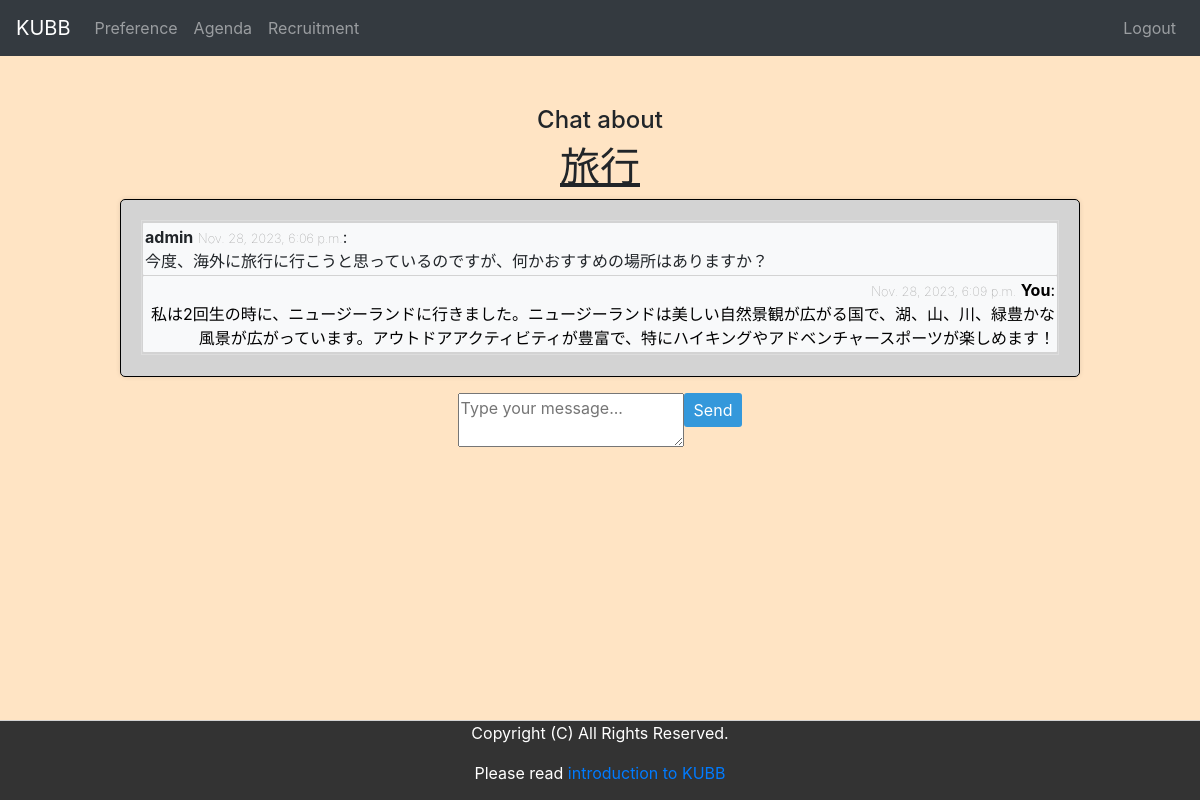
Screenshot of /preference_groupchat/旅行 (signed in) with the database file from the repository.
### dream/models.py (models this page shows, shortened)
class Preference_GroupMessage(models.Model):
    title = models.ForeignKey(Preference,null=False,db_column='title', to_field='title', on_delete=models.CASCADE, default='title')
    username = models.CharField(max_length=100,default='usernname')
    message = models.TextField(max_length=200,  null =True, default='default_message')
    timestamp = models.DateTimeField(auto_now=True)

### dream/views.py (the view)
# urls.py: path('preference_groupchat/<str:room_name>', views.preference_groupchat, name='preference_groupchat'),
@login_required
def preference_groupchat(request, room_name):
    if request.method == 'POST':
        username = request.user.username
        message = request.POST.get('message')
        title = Preference.objects.get(title=room_name)
        preference = Preference_GroupMessage(title = title, username=username, message=message)
        preference.save()
    messages = Preference_GroupMessage.objects.filter(title=room_name)
    context = {'messages': messages,
               'room_name':room_name,
               }
    return render(request, 'dream/preference_groupchat.html', context)

### dream/templates/dream/preference_groupchat.html (shortened to what this page needs)
{% extends "dream/base.html" %}
{% block content %}
<div class="center-content">
    <h4>Chat about</h4> <h1>{{ room_name }}</h1>
    <div id="messages" class="boxed-content">
            <div id="message-list" class="chat-messages">
                {% for message in messages %}
                    {% if message.username == user.username %}
                        <div class="message sent">
                            <span class="timestamp">{{ message.timestamp }}</span>
                            <span class="username">You</span>: <div id="body-message" class="overflow-wrap">{{ message.message }}</div>
                        </div>
                    {% else %}
                        <div class="message received">
                            <span class="username">{{ message.username }}</span> <span class="timestamp">{{ message.timestamp }}</span>:  <div id="body-message" class="overflow-wrap">{{ message.message }}</div>
                        </div>
                    {% endif %}
                {% endfor %}
            </div>
    </div>
            <form method ="POST" enctype =" multipart/form-data" action="">{% csrf_token %}
                    <div class="chat-input">
                            <textarea id="message" name="message" maxlength="400" placeholder="Type your message..."></textarea>
                            <button id="send-button">Send</button>
                    </div>
            </form>
</div>
{% endblock %}

### dream/templates/dream/preference_groupchat.html (style rules this page uses)
.boxed-content { width: 80%; margin: 0 auto; padding: 10px; border: 1px solid #ccc; border-radius: 5px; box-shadow: 0px 0px 5px rgba(0, 0, 0, 0.1); overflow-y: auto; max-height: 500px; box-sizing: border-box; }
.chat-messages { border: 1px solid #ddd; padding: 1px; margin-bottom: 1px; }
.message.sent span.timestamp { font-size: 0.8em; color: #888; font-weight: lighter; }
.message.received span.timestamp { font-size: 0.8em; color: #888; font-weight: lighter; }
.message { padding: 2px; margin: 1px 0; border-radius: 1px; }
.message.sent { background-color: #f8f9fa; color: black; text-align: right; }
.message.received { background-color: #f8f9fa; text-align: left; }
.username { font-weight: bold; }
.chat-input input, .chat-input button { padding: 5px 10px; text-align:left; margin-left: 0 0 0 auto; float: right; resize: vertical; }
#body-message { white-space: pre-wrap; overflow-wrap: break-word; }
#send-button { background-color: #3498db; color: white; border: none; border-radius: 3px; cursor: pointer; }
h1 { text-decoration: underline; }

### dream/templates/dream/base.html (style rules this page uses)
body { margin: 0; padding: 0; background-color: #FFE4C4; }
.center-content { display: flex; flex-direction: column; align-items: center; text-align: center; margin-top: 50px; }
.boxed-content { border: 1px solid #000; padding: 20px; background-color: #D3D3D3 ; }

### rows the page displays
Preference_GroupMessage: username "admin", timestamp "Nov. 28, 2023, 6:06 p.m.", message "今度、海外に旅行に行こうと思っているのですが、何かおすすめの場所はありますか？"
Preference_GroupMessage: timestamp "Nov. 28, 2023, 6:09 p.m.", message "私は2回生の時に、ニュージーランドに行きました。ニュージーランドは美しい自然景観が広がる国で、湖、山、川、緑豊かな風景が広がっています。アウトドアアクティビティが豊富で、特にハイキングやアドベンチャースポーツが楽しめます！"

### other values shown
{{ room_name }} "旅行"
